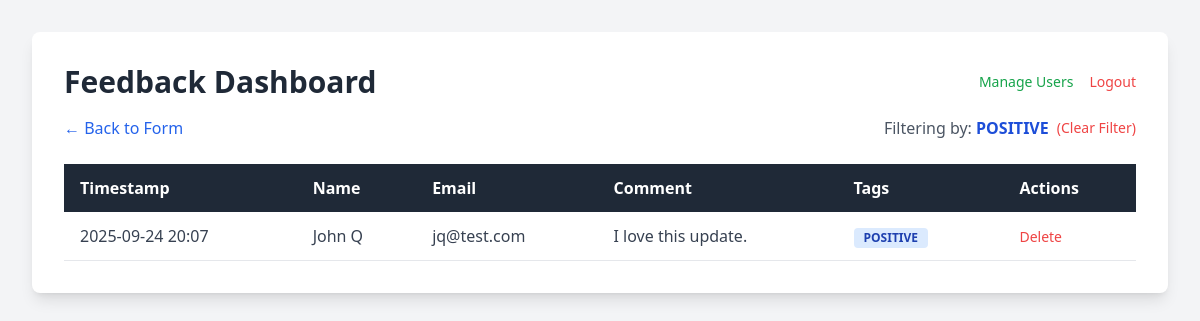
The app's page /dashboard?order=asc&tag=POSITIVE (signed in) with its own data.
### tables this page shows
CREATE TABLE feedback (
    id INTEGER PRIMARY KEY AUTOINCREMENT,
    name TEXT,
    email TEXT,
    comment TEXT NOT NULL,
    timestamp DATETIME NOT NULL,
    tags TEXT
);

### app.py (the view)
@app.route('/dashboard')
def dashboard():
    if not is_logged_in():
        return redirect(url_for('login'))
    sort_order = request.args.get('order', 'desc')
    filter_tag = request.args.get('tag')
    db = get_db()
    query = 'SELECT * FROM feedback'
    params = []
    if filter_tag:
        query += ' WHERE tags LIKE ?'
        params.append(f'%"{filter_tag}"%')
    query += f' ORDER BY timestamp {sort_order.upper()}'
    feedback_rows = db.execute(query, params).fetchall()
    db.close()
    feedback_entries = []
    for row in feedback_rows:
        entry = dict(row)
        entry['tags'] = json.loads(entry['tags'])
        if isinstance(entry['timestamp'], str):
             entry['timestamp'] = datetime.datetime.fromisoformat(entry['timestamp'])
        feedback_entries.append(entry)
    next_order = 'asc' if sort_order == 'desc' else 'desc'
    return render_template('dashboard.html',
                           feedback_entries=feedback_entries,
                           next_sort_order=next_order,
                           current_filter=filter_tag)

### app.py (called while the page is built)
def get_db():
    conn = sqlite3.connect(DATABASE)
    conn.row_factory = sqlite3.Row
    return conn

def is_logged_in():
    return 'username' in session

### templates/dashboard.html (shortened to what this page needs)
<!DOCTYPE html>
<html lang="en">
<head>
    <script src="https://cdn.tailwindcss.com"></script>
</head>
<body class="bg-gray-100 p-8">
    <div class="max-w-6xl mx-auto bg-white p-8 rounded-lg shadow-lg">
        <div class="flex justify-between items-center mb-4">
            <h1 class="text-3xl font-bold text-gray-800">Feedback Dashboard</h1>
            <div class="flex items-center space-x-4">
                 <a href="{{ url_for('manage_users') }}" class="text-sm text-green-600 hover:underline">Manage Users</a>
                 <a href="{{ url_for('logout') }}" class="text-sm text-red-500 hover:underline">Logout</a>
            </div>
        </div>
        <div class="flex justify-between items-center mb-6">
             <a href="/" class="text-blue-600 hover:underline">&larr; Back to Form</a>
             {% if current_filter %}
                <div class="flex items-center">
                    <span class="text-gray-600 mr-2">Filtering by: <span class="font-bold text-blue-700">{{ current_filter }}</span></span>
                    <a href="{{ url_for('dashboard') }}" class="text-sm text-red-500 hover:underline">(Clear Filter)</a>
                </div>
             {% endif %}
        </div>
        <table class="min-w-full bg-white">
            <thead class="bg-gray-800 text-white">
                <tr>
                    <th class="text-left py-3 px-4">
                        <a href="{{ url_for('dashboard', order=next_sort_order, tag=current_filter) }}" class="hover:underline">Timestamp</a>
                    </th>
                    <th class="text-left py-3 px-4">Name</th>
                    <th class="text-left py-3 px-4">Email</th>
                    <th class="text-left py-3 px-4">Comment</th>
                    <th class="text-left py-3 px-4">Tags</th>
                    <th class="text-left py-3 px-4">Actions</th>
                </tr>
            </thead>
            <tbody class="text-gray-700">
                {% for entry in feedback_entries %}
                <tr class="border-b hover:bg-gray-50">
                    <td class="py-3 px-4">{{ entry.timestamp.strftime('%Y-%m-%d %H:%M') }}</td>
                    <td class="py-3 px-4">{{ entry.name }}</td>
                    <td class="py-3 px-4">{{ entry.email }}</td>
                    <td class="py-3 px-4">{{ entry.comment }}</td>
                    <td class="py-3 px-4">
                        {% for tag in entry.tags %}
                            <a href="{{ url_for('dashboard', tag=tag) }}" class="inline-block bg-blue-100 text-blue-800 text-xs font-semibold mr-2 px-2.5 py-0.5 rounded hover:bg-blue-200">
                                {{ tag }}
                            </a>
                        {% endfor %}
                    </td>
                    <td class="py-3 px-4">
                        <a href="{{ url_for('delete_feedback', feedback_id=entry.id) }}"
                           class="text-red-500 hover:underline text-sm"
                           onclick="return confirm('Are you sure you want to delete this item?');">
                           Delete
                        </a>
                    </td>
                </tr>
                {% endfor %}
            </tbody>
        </table>
    </div>
</body>
</html>

### records on screen
feedback: timestamp "2025-09-24 20:07", name "John Q", email "jq@test.com", comment "I love this update.", tags "POSITIVE"

### other values on screen
{{ current_filter }} "POSITIVE"
